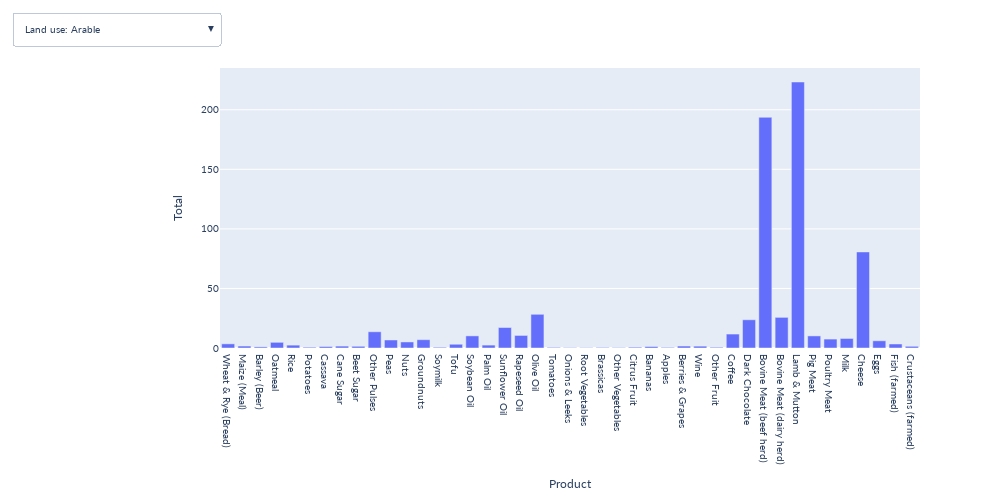

The cell this chart's notebook holds for it:
### Code cell
import plotly.graph_objs as go
import plotly.express as px
import pandas as pd

df_land = pd.read_excel('dataset1.xls', sheet_name=2, skiprows=2, nrows=43, usecols="A, C:E")
df_land['Total'] = df_land[['Arable', 'Fallow', 'Perm Past']].sum(axis=1)

df_ghg = pd.read_excel('dataset1.xls', sheet_name=2, skiprows=2, nrows=43, usecols="A, F:L")
df_ghg['Total'] = df_ghg[['LUC', 'Feed', 'Farm', 'Processing', 'Transport', 'Packging', 'Retail']].sum(axis=1)

df_eutr = pd.read_excel('dataset1.xls', sheet_name=2, skiprows=2, nrows=43, usecols="A, N")
df_eutr.rename(columns={"Total.1": "Total"}, inplace=True)

df_fresh = pd.read_excel('dataset1.xls', sheet_name=2, skiprows=2, nrows=43, usecols="A, O")
df_fresh.rename(columns={"Total.2": "Total"}, inplace=True)

df_list = [df_land, df_ghg, df_eutr, df_fresh]

fig = px.bar(df_land, x="Product", y="Total")

updatemenus = [
    {
        "buttons": [
            {
                "label": df_name,
                "method": "update",
                "args": [
                    {"y": [df['Total']]},
                    {"yaxis": {"title": {"text": df_name}}}
                ],
            }
            for df, df_name in zip(df_list, ['Land use', 'Greenhouse gas emissions', 'Eutrophication', 'Freshwater use'])
        ],
        "x": 0,
        "y": 1.2,
        "buttons": [
            {
                "label": f"{df_name}: {column}",
                "method": "update",
                "args": [
                    {"y": [df[column]]},
                    {"yaxis": {"title": {"text": f"{df_name}: {column}"}}}
                ],
            }
            for df, df_name in zip(df_list, ['Land use', 'Greenhouse gas emissions', 'Eutrophication', 'Freshwater use'])
            for column in df.columns[1:]
        ],
        "x": 0,
        "y": 1.2,
    }
]

fig.update_layout(updatemenus=updatemenus, 
        font=dict(family='Lato, "Helvetica Neue", Helvetica, Arial, "Liberation Sans", sans-serif', size=10),
        width=1000, height=500)
fig.show()

### Figure 1 — Plotly figure (JSON) as saved in the notebook; plotly's stock layout.template omitted (floating-point values rounded to 4 significant figures)
{"data": [{"alignmentgroup": "True", "hovertemplate": "Product=%{x}<br>Total=%{y}<extra></extra>", "legendgroup": "", "marker": {"color": "#636efa", "pattern": {"shape": ""}}, "name": "", "offsetgroup": "", "orientation": "v", "showlegend": false, "textposition": "auto", "type": "bar", "x": ["Wheat & Rye (Bread)", "Maize (Meal)", "Barley (Beer)", "Oatmeal", "Rice", "Potatoes", "Cassava", "Cane Sugar", "Beet Sugar", "Other Pulses", "Peas", "Nuts", "Groundnuts", "Soymilk", "Tofu", "Soybean Oil", "Palm Oil", "Sunflower Oil", "Rapeseed Oil", "Olive Oil", "Tomatoes", "Onions & Leeks", "Root Vegetables", "Brassicas", "Other Vegetables", "Citrus Fruit", "Bananas", "Apples", "Berries & Grapes", "Wine", "Other Fruit", "Coffee", "Dark Chocolate", "Bovine Meat (beef herd)", "Bovine Meat (dairy herd)", "Lamb & Mutton", "Pig Meat", "Poultry Meat", "Milk", "Cheese", "Eggs", "Fish (farmed)", "Crustaceans (farmed)"], "xaxis": "x", "y": [3.482, 1.628, 0.94, 4.766, 2.401, 0.643, 1.254, 1.594, 1.433, 13.62, 6.738, 5.08, 6.971, 0.592, 3.154, 10.17, 2.438, 17.19, 10.55, 28.3, 0.51, 0.285, 0.263, 0.452, 0.31, 0.675, 1.23, 0.493, 1.64, 1.553, 0.61, 11.72, 23.69, 193.7, 25.73, 223.3, 10.16, 7.49, 8.004, 80.64, 6.049, 3.378, 1.429], "yaxis": "y"}], "layout": {"barmode": "relative", "font": {"family": "Lato, \"Helvetica Neue\", Helvetica, Arial, \"Liberation Sans\", sans-serif", "size": 10}, "height": 500, "legend": {"tracegroupgap": 0}, "margin": {"t": 60}, "updatemenus": [{"buttons": [{"args": [{"y": [[2.55, 1.171, 0.674, 3.414, 2.093, 0.498, 0.934, 1.213, 1.159, 9.851, 5.354, 4.681, 5.802, 0.464, 2.473, 7.815, 2.259, 13.58, 8.458, 27.21, 0.328, 0.219, 0.231, 0.303, 0.223, 0.637, 1.23, 0.465, 0.741, 1.553, 0.465, 10.68, 18.63, 20.51, 10.1, 9.292, 7.882, 5.66, 1.327, 12.1, 4.652, 2.67, 1.197]]}, {"yaxis": {"title": {"text": "Land use: Arable"}}}], "label": "Land use: Arable", "method": "update"}, {"args": [{"y": [[0.932, 0.457, 0.266, 1.352, 0.308, 0.145, 0.32, 0.381, 0.274, 3.769, 1.384, 0.399, 1.169, 0.128, 0.681, 2.359, 0.179, 3.613, 2.09, 1.089, 0.182, 0.066, 0.032, 0.149, 0.087, 0.038, 0, 0.028, 0.899, 0, 0.145, 1.038, 5.059, 5.067, 1.965, 1.666, 2.23, 1.83, 0.402, 3.658, 1.397, 0.708, 0.232]]}, {"yaxis": {"title": {"text": "Land use: Fallow"}}}], "label": "Land use: Fallow", "method": "update"}, {"args": [{"y": [[0, 0, 0, 0, 0, 0, 0, 0, 0, 0, 0, 0, 0, 0, 0, 0, 0, 0, 0, 0, 0, 0, 0, 0, 0, 0, 0, 0, 0, 0, 0, 0, 0, 168.1, 13.67, 212.3, 0.044, 0, 6.275, 64.88, 0, 0, 0]]}, {"yaxis": {"title": {"text": "Land use: Perm Past"}}}], "label": "Land use: Perm Past", "method": "update"}, {"args": [{"y": [[3.482, 1.628, 0.94, 4.766, 2.401, 0.643, 1.254, 1.594, 1.433, 13.62, 6.738, 5.08, 6.971, 0.592, 3.154, 10.17, 2.438, 17.19, 10.55, 28.3, 0.51, 0.285, 0.263, 0.452, 0.31, 0.675, 1.23, 0.493, 1.64, 1.553, 0.61, 11.72, 23.69, 193.7, 25.73, 223.3, 10.16, 7.49, 8.004, 80.64, 6.049, 3.378, 1.429]]}, {"yaxis": {"title": {"text": "Land use: Total"}}}], "label": "Land use: Total", "method": "update"}, {"args": [{"y": [[0.1, 0.315, 0.009, 0.001, -0.022, -0.001, 0.589, 1.247, 0, 0.033, 0, -2.052, 0.439, 0.18, 0.958, 3.096, 3.096, 0.133, 0.212, -0.377, 0.372, 0.005, 0.013, 0.002, 0.001, -0.146, -0.025, -0.029, 0.025, -0.061, 0.126, 3.688, 14.31, 16.28, 0.906, 0.468, 1.535, 2.54, 0.495, 4.455, 0.709, 0.534, 0.206]]}, {"yaxis": {"title": {"text": "Greenhouse gas emissions: LUC"}}}], "label": "Greenhouse gas emissions: LUC", "method": "update"}, {"args": [{"y": [[0, 0, 0, 0, 0, 0, 0, 0, 0, 0, 0, 0, 0, 0, 0, 0, 0, 0, 0, 0, 0, 0, 0, 0, 0, 0, 0, 0, 0, 0, 0, 0, 0, 1.878, 2.508, 2.37, 2.94, 1.775, 0.236, 2.346, 2.2, 0.819, 2.51]]}, {"yaxis": {"title": {"text": "Greenhouse gas emissions: Feed"}}}], "label": "Greenhouse gas emissions: Feed", "method": "update"}, {"args": [{"y": [[0.847, 0.475, 0.176, 1.37, 3.553, 0.193, 0.22, 0.485, 0.536, 1.089, 0.717, 2.126, 1.425, 0.093, 0.495, 1.519, 2.107, 2.148, 2.343, 4.272, 0.704, 0.211, 0.154, 0.278, 0.174, 0.307, 0.266, 0.225, 0.722, 0.626, 0.369, 10.39, 3.706, 39.39, 15.69, 19.51, 1.694, 0.672, 1.458, 13.06, 1.317, 3.598, 8.379]]}, {"yaxis": {"title": {"text": "Greenhouse gas emissions: Farm"}}}], "label": "Greenhouse gas emissions: Farm", "method": "update"}, {"args": [{"y": [[0.217, 0.052, 0.128, 0.042, 0.065, 0, 0, 0.037, 0.242, 0, 0, 0.032, 0.372, 0.163, 0.794, 0.311, 1.264, 0.229, 0.193, 0.66, 0.012, 0, 0, 0, 0.06, 0, 0.059, 0.004, 0, 0.139, 0.015, 0.592, 0.185, 1.269, 1.108, 1.111, 0.284, 0.44, 0.149, 0.738, 0, 0.02, 0]]}, {"yaxis": {"title": {"text": "Greenhouse gas emissions: Processing"}}}], "label": "Greenhouse gas emissions: Processing", "method": "update"}, {"args": [{"y": [[0.129, 0.06, 0.035, 0.067, 0.096, 0.094, 0.094, 0.784, 0.629, 0.096, 0.095, 0.067, 0.12, 0.11, 0.177, 0.299, 0.208, 0.201, 0.19, 0.482, 0.177, 0.095, 0.114, 0.095, 0.164, 0.094, 0.292, 0.096, 0.238, 0.093, 0.182, 0.13, 0.061, 0.346, 0.424, 0.49, 0.343, 0.276, 0.09, 0.138, 0.084, 0.111, 0.206]]}, {"yaxis": {"title": {"text": "Greenhouse gas emissions: Transport"}}}], "label": "Greenhouse gas emissions: Transport", "method": "update"}, {"args": [{"y": [[0.09, 0.06, 0.497, 0.066, 0.084, 0.045, 0.045, 0.083, 0.09, 0.353, 0.045, 0.078, 0.099, 0.098, 0.177, 0.849, 0.886, 0.853, 0.844, 0.861, 0.145, 0.045, 0.045, 0.045, 0.041, 0.045, 0.065, 0.044, 0.212, 0.749, 0.042, 1.63, 0.4, 0.247, 0.268, 0.251, 0.296, 0.212, 0.097, 0.172, 0.161, 0.061, 0.334]]}, {"yaxis": {"title": {"text": "Greenhouse gas emissions: Packging"}}}], "label": "Greenhouse gas emissions: Packging", "method": "update"}, {"args": [{"y": [[0.058, 0.026, 0.264, 0.029, 0.063, 0.039, 0.039, 0.036, 0.039, 0.039, 0.039, 0.027, 0.042, 0.27, 0.27, 0.043, 0.044, 0.043, 0.046, 0.046, 0.017, 0.039, 0.039, 0.017, 0.015, 0.017, 0.021, 0.017, 0.017, 0.039, 0.016, 0.051, 0.021, 0.164, 0.182, 0.217, 0.19, 0.177, 0.256, 0.332, 0.036, 0.04, 0.219]]}, {"yaxis": {"title": {"text": "Greenhouse gas emissions: Retail"}}}], "label": "Greenhouse gas emissions: Retail", "method": "update"}, {"args": [{"y": [[1.441, 0.988, 1.109, 1.575, 3.839, 0.37, 0.987, 2.672, 1.536, 1.61, 0.896, 0.278, 2.497, 0.914, 2.871, 6.117, 7.605, 3.607, 3.828, 5.944, 1.427, 0.395, 0.365, 0.437, 0.455, 0.317, 0.678, 0.357, 1.214, 1.585, 0.75, 16.48, 18.68, 59.57, 21.09, 24.41, 7.282, 6.092, 2.781, 21.24, 4.507, 5.183, 11.85]]}, {"yaxis": {"title": {"text": "Greenhouse gas emissions: Total"}}}], "label": "Greenhouse gas emissions: Total", "method": "update"}, {"args": [{"y": [[0.00706, 0.00226, 0.00211, 0.00705, 0.02972, 0.00255, 0.00056, 0.0136, 0.00437, 0.01501, 0.00683, 0.0088, 0.01117, 0.00097, 0.00553, 0.01123, 0.01089, 0.05061, 0.01939, 0.04024, 0.00481, 0.0023, 0.00132, 0.00414, 0.00186, 0.00157, 0.00225, 0.00115, 0.00531, 0.00402, 0.00179, 0.0602, 0.03061, 0.1775, 0.2088, 0.05965, 0.04416, 0.02957, 0.00934, 0.08875, 0.02102, 0.09207, 0.09787]]}, {"yaxis": {"title": {"text": "Eutrophication: Total"}}}], "label": "Eutrophication: Total", "method": "update"}, {"args": [{"y": [[567, 120, 15, 302, 1962, 43, 0, 492, 170, 364, 353, 1914, 1431, 26, 139, 418, 7, 943, 234, 2322, 235, 11, 23, 97, 83, 65, 86, 140, 292, 68, 119, 14, 209, 871, 1650, 1082, 1073, 402, 533, 4735, 556, 1315, 1394]]}, {"yaxis": {"title": {"text": "Freshwater use: Total"}}}], "label": "Freshwater use: Total", "method": "update"}], "x": 0, "y": 1.2}], "width": 1000, "xaxis": {"anchor": "y", "domain": [0, 1], "title": {"text": "Product"}}, "yaxis": {"anchor": "x", "domain": [0, 1], "title": {"text": "Total"}}}}
